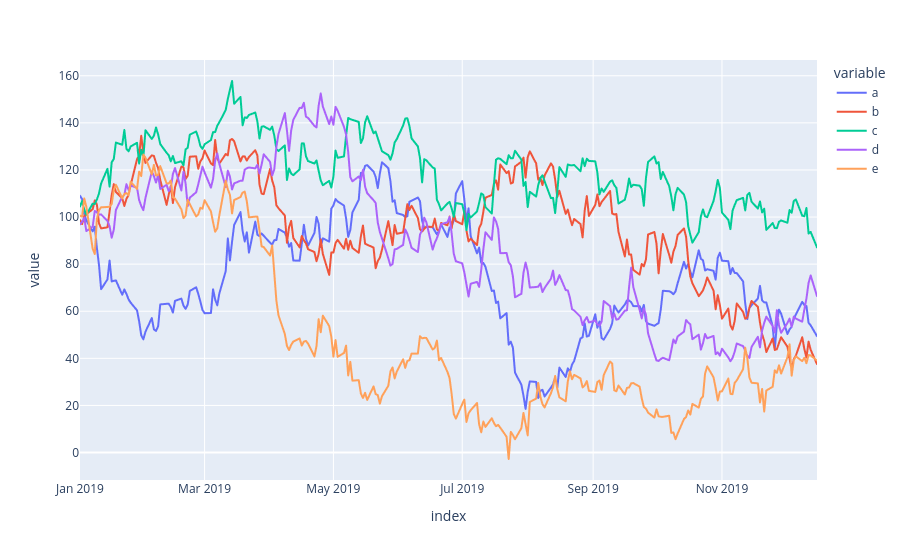

Write notebook code for a chart like this one.
### Code cell
import plotly.express as px

fig = px.line(df)

fig.show()

### Figure 1 — Plotly figure (JSON) as saved in the notebook; plotly's stock layout.template omitted (floating-point values rounded to 4 significant figures; data arrays with more than 128 entries replaced by an {"elided": "..."} marker saying what was removed)
{"data": [{"hovertemplate": "variable=a<br>index=%{x}<br>value=%{y}<extra></extra>", "legendgroup": "a", "line": {"color": "#636efa", "dash": "solid"}, "marker": {"symbol": "circle"}, "mode": "lines", "name": "a", "showlegend": true, "type": "scattergl", "x": {"elided": "250 str values"}, "xaxis": "x", "y": {"elided": "250 float values"}, "yaxis": "y"}, {"hovertemplate": "variable=b<br>index=%{x}<br>value=%{y}<extra></extra>", "legendgroup": "b", "line": {"color": "#EF553B", "dash": "solid"}, "marker": {"symbol": "circle"}, "mode": "lines", "name": "b", "showlegend": true, "type": "scattergl", "x": {"elided": "250 str values"}, "xaxis": "x", "y": {"elided": "250 float values"}, "yaxis": "y"}, {"hovertemplate": "variable=c<br>index=%{x}<br>value=%{y}<extra></extra>", "legendgroup": "c", "line": {"color": "#00cc96", "dash": "solid"}, "marker": {"symbol": "circle"}, "mode": "lines", "name": "c", "showlegend": true, "type": "scattergl", "x": {"elided": "250 str values"}, "xaxis": "x", "y": {"elided": "250 float values"}, "yaxis": "y"}, {"hovertemplate": "variable=d<br>index=%{x}<br>value=%{y}<extra></extra>", "legendgroup": "d", "line": {"color": "#ab63fa", "dash": "solid"}, "marker": {"symbol": "circle"}, "mode": "lines", "name": "d", "showlegend": true, "type": "scattergl", "x": {"elided": "250 str values"}, "xaxis": "x", "y": {"elided": "250 float values"}, "yaxis": "y"}, {"hovertemplate": "variable=e<br>index=%{x}<br>value=%{y}<extra></extra>", "legendgroup": "e", "line": {"color": "#FFA15A", "dash": "solid"}, "marker": {"symbol": "circle"}, "mode": "lines", "name": "e", "showlegend": true, "type": "scattergl", "x": {"elided": "250 str values"}, "xaxis": "x", "y": {"elided": "250 float values"}, "yaxis": "y"}], "layout": {"legend": {"title": {"text": "variable"}, "tracegroupgap": 0}, "margin": {"t": 60}, "xaxis": {"anchor": "y", "domain": [0, 1], "title": {"text": "index"}}, "yaxis": {"anchor": "x", "domain": [0, 1], "title": {"text": "value"}}}}
